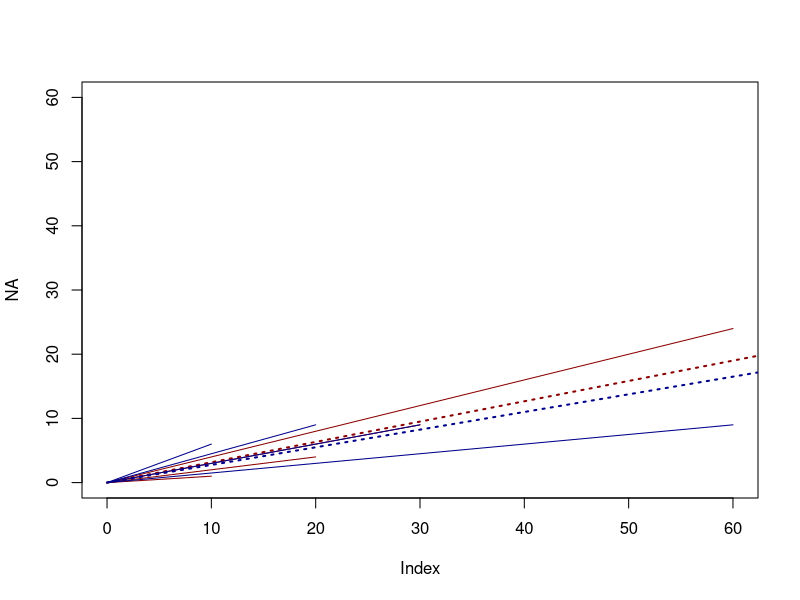
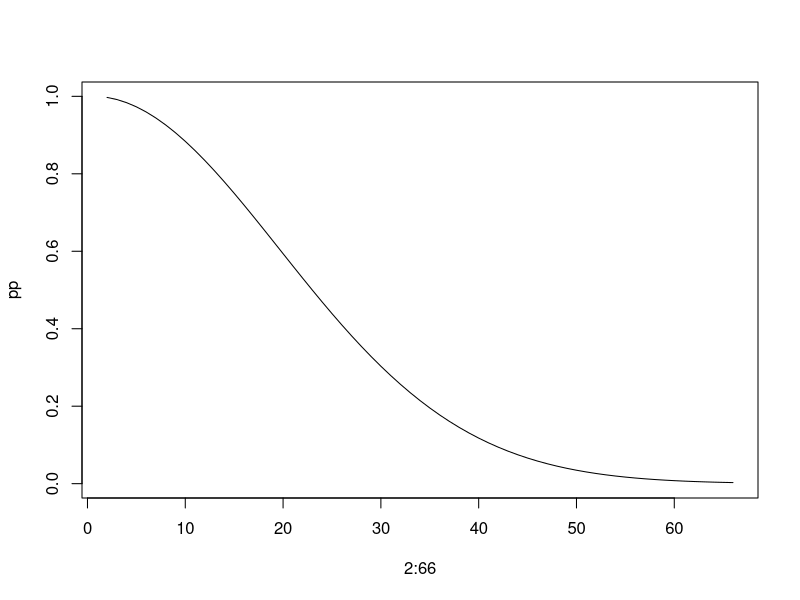

These figures' R source, in order:
# https://scitechdaily.com/paradoxes-of-probability-statistical-strangeness/


################################################
# https://en.wikipedia.org/wiki/Simpson%27s_paradox#Vector_interpretation

# szkodliwe leczenie było zastosowane często dla najłatwierszych przypadków
# a rzadko dla najtrudniejszych przypadków
# i jednocześnie brak leczenia był zastosowany często dla trudnych przypadków 
# i rzadko dla łatwych przypadków
# dlatego wydało się że szkodliwe leczenie jest lepsze niż brak leczenia


a_num = c(10, 20, 30, 60)
a_rec = c(.1, .2, .3, .4)

a_q = a_num * a_rec
a_p = a_num

sum(a_num * a_rec) / 120
sum(a_num * a_rec)
a_num * a_rec


b_num = c(60, 30, 20, 10)
b_rec = c(.15, .3, .45, .6)
sum(b_num * b_rec) / 120
sum(b_num * b_rec)
b_num * b_rec

b_q = b_num * b_rec
b_p = b_num


# mimo że suma jest do 120 wykres do 60
plot(NA, xlim=c(0, 60), ylim=c(0,60))
for(i in 1:4)
    lines( c(0,a_p[i]), c(0,a_q[i]), col = 'red4')
lines(c(0, 120), c(0, sum(a_num * a_rec)), col = 'red4', lwd = 2, lty=3)


for(i in 1:4)
    lines( c(0,b_p[i]), c(0,b_q[i]), col = 'blue4')
lines(c(0, 120), c(0, sum(b_num * b_rec)), col = 'blue4', lwd = 2, lty=3)


###########################
# ad ratefallacy
300*.04
12*.08
(300-12)*.25

((300-12)*.25+12*.08)/300


###########################
# Multiple comparisons fallacy
# (Birthday Paradox)
1/365

sapply(2:50, function(n) n*(n-1)/2)

40*39/2 / 365

(1 - 1/365)^(40*39/2)
1 / (1 - 1/365)^(40*39/2)

(1-1/365)^(24*23/2)
(1-1/365)^(23*22/2)
(1-1/365)^(22*21/2)

sapply(2:50, function(n) n*(n-1)/2)

# p-stwo że w żadnej z tych wielu par nikt nie ma jednocześnie urodzin
pp = sapply(2:66, function(n) (1-1/365)^(n*(n-1)/2))
plot(2:66, pp, type = 'l')














